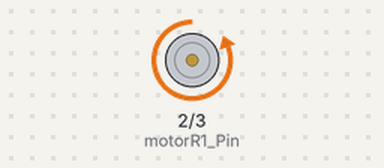
Simulated run of this sketch. Board: Arduino Uno, built with avr-gcc and run on an emulated ATmega328P. Shown: motor-driver pin pairs drawn as motors (green arrow = first pin HIGH = forward, orange = second pin HIGH = backward, longer = more drive, scaled by the enable pin).

Above: at 1.2 s.
Timing chart, 0 to 5.1 s (numbered marks = the images above):
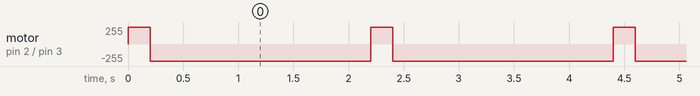

Measured:
- by itself, motor on pin 2 (motorR1_Pin) / pin 3 (motorR2_Pin): alternates forward 255/255 for 0.20 s and backward 255/255 for 2.0 s

The sketch:

Lab61.ino
```cpp
//*Lab6.1*//
//https://app.cirkitdesigner.com/project/56eceda2-c263-4137-b6b9-161aaf86cbfb
```

Lab62.ino
```cpp
/*Lab6.2*/
//https://app.cirkitdesigner.com/project/d2cdc435-31ed-43fa-a3f4-a8bb0f53313b

#define motorR1_Pin 2
#define motorR2_Pin 3
#define EN_B_Pin 4

void setup() {
  Serial.begin(9600);
  pinMode(motorR1_Pin,OUTPUT);
  pinMode(motorR2_Pin,OUTPUT);
  pinMode(EN_B_Pin ,OUTPUT);

  digitalWrite(motorR1_Pin,0);
  digitalWrite(motorR2_Pin,0);

}

void loop() {
   digitalWrite(EN_B_Pin,1);

   //motor R  ,  turn
  /*  IN3   /*IN4
       1       0*/

  digitalWrite(motorR1_Pin,1); //iN4 to 0
  digitalWrite(motorR2_Pin,0); //iN3 to 1
  delay(200);


 //motor R  ,  turn
  /*  IN3   /*IN4
       1       0*/
  digitalWrite(motorR1_Pin,0); //iN4 to 0
  digitalWrite(motorR2_Pin,1); //iN3 to 1
  delay(2000);

}
```
